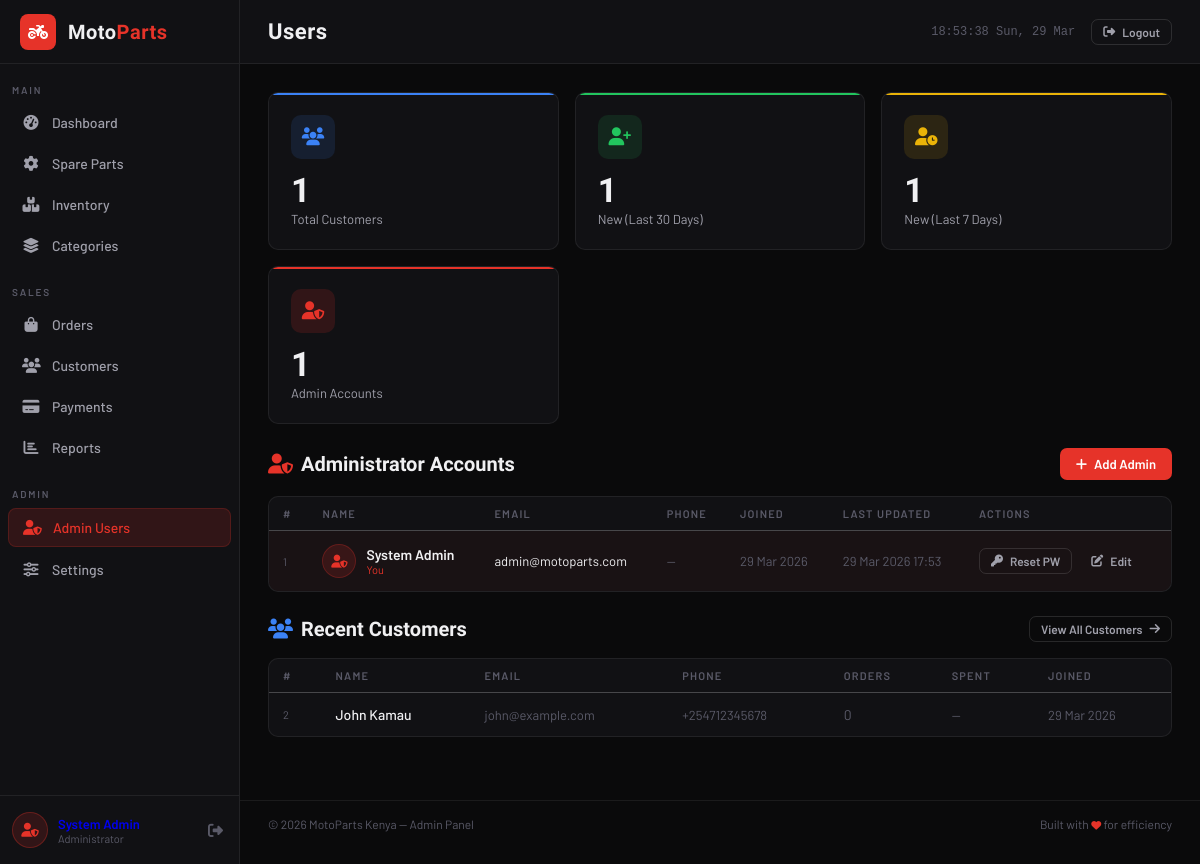
The page /admin/users.php (signed in) on the database its author committed.
### tables this page shows
CREATE TABLE IF NOT EXISTS users (
    user_id     INT          NOT NULL AUTO_INCREMENT,
    name        VARCHAR(100) NOT NULL,
    email       VARCHAR(150) NOT NULL,
    password    VARCHAR(255) NOT NULL,
    phone       VARCHAR(20)  DEFAULT NULL,
    address     TEXT         DEFAULT NULL,
    role        ENUM('admin','customer') NOT NULL DEFAULT 'customer',
    created_at  TIMESTAMP    NOT NULL DEFAULT CURRENT_TIMESTAMP,
    updated_at  TIMESTAMP    NOT NULL DEFAULT CURRENT_TIMESTAMP ON UPDATE CURRENT_TIMESTAMP,
    PRIMARY KEY (user_id),
    UNIQUE KEY uq_email (email)
);

### admin/includes/db.php (called while the page is built, shortened)
<?php
if (!function_exists('sanitize')) {
    function sanitize($data) {
        return htmlspecialchars(strip_tags(trim((string)$data)), ENT_QUOTES, 'UTF-8');
    }
}

### admin/users.php (the view, shortened to what this page needs)
<?php
require_once __DIR__ . '/includes/db.php';
$db = getDB();
$myId = (int)$_SESSION['admin_id'];
$admins = $db->query("
    SELECT u.*,
      (SELECT COUNT(*) FROM orders WHERE user_id=u.user_id) as order_count
    FROM users u
    WHERE u.role='admin'
    ORDER BY u.created_at ASC
");
$custStats = $db->query("
    SELECT COUNT(*) total,
      SUM(CASE WHEN created_at >= DATE_SUB(NOW(), INTERVAL 30 DAY) THEN 1 ELSE 0 END) new_30d,
      SUM(CASE WHEN created_at >= DATE_SUB(NOW(), INTERVAL 7 DAY) THEN 1 ELSE 0 END) new_7d
    FROM users WHERE role='customer'
")->fetch_assoc();
require_once __DIR__ . '/includes/header.php';
?>
<div class="stats-grid mb-6">
  <div class="stat-card blue">
    <div class="stat-icon blue"><i class="fas fa-users"></i></div>
    <div class="stat-value"><?= number_format($custStats['total']) ?></div>
    <div class="stat-label">Total Customers</div>
  </div>
  <div class="stat-card green">
    <div class="stat-icon green"><i class="fas fa-user-plus"></i></div>
    <div class="stat-value"><?= $custStats['new_30d'] ?></div>
    <div class="stat-label">New (Last 30 Days)</div>
  </div>
  <div class="stat-card yellow">
    <div class="stat-icon yellow"><i class="fas fa-user-clock"></i></div>
    <div class="stat-value"><?= $custStats['new_7d'] ?></div>
    <div class="stat-label">New (Last 7 Days)</div>
  </div>
  <div class="stat-card red">
    <div class="stat-icon red"><i class="fas fa-user-shield"></i></div>
    <div class="stat-value"><?= $admins->num_rows ?></div>
    <div class="stat-label">Admin Accounts</div>
  </div>
</div>
<div class="flex items-center justify-between mb-4">
  <h2 style="font-family:var(--font-head);font-size:20px;font-weight:700;">
    <i class="fas fa-user-shield" style="color:var(--red);margin-right:8px;"></i>Administrator Accounts
  </h2>
  <button class="btn btn-primary" onclick="openModal('addAdminModal')">
    <i class="fas fa-plus"></i> Add Admin
  </button>
</div>
<div class="card mb-6">
  <div class="table-wrap">
    <table>
      <thead>
        <tr>
          <th>#</th>
          <th>Name</th>
          <th>Email</th>
          <th>Phone</th>
          <th>Joined</th>
          <th>Last Updated</th>
          <th>Actions</th>
        </tr>
      </thead>
      <tbody>
        <?php $admins->data_seek(0); while ($adm = $admins->fetch_assoc()): ?>
        <tr <?= $adm['user_id']==$myId ? 'style="background:rgba(230,51,41,0.04);"' : '' ?>>
          <td class="text-muted text-xs"><?= $adm['user_id'] ?></td>
          <td>
            <div style="display:flex;align-items:center;gap:10px;">
              <div style="width:34px;height:34px;background:var(--red-glow);border:1px solid rgba(230,51,41,0.25);border-radius:50%;display:flex;align-items:center;justify-content:center;font-size:13px;color:var(--red);flex-shrink:0;">
                <i class="fas fa-user-shield"></i>
              </div>
              <div>
                <div style="font-weight:600;"><?= sanitize($adm['name']) ?></div>
                <?php if ($adm['user_id']==$myId): ?>
                <div class="text-xs" style="color:var(--red);">You</div>
                <?php endif; ?>
              </div>
            </div>
          </td>
          <td class="text-sm"><?= sanitize($adm['email']) ?></td>
          <td class="text-sm text-muted"><?= sanitize($adm['phone'] ?? '—') ?></td>
          <td class="text-sm text-muted"><?= date('d M Y', strtotime($adm['created_at'])) ?></td>
          <td class="text-sm text-muted"><?= date('d M Y H:i', strtotime($adm['updated_at'])) ?></td>
          <td>
            <div class="flex gap-2">
              <button class="btn btn-outline btn-sm" title="Reset Password"
                onclick="resetPw(<?= $adm['user_id'] ?>, '<?= sanitize($adm['name']) ?>')">
                <i class="fas fa-key"></i> Reset PW
              </button>
              <?php if ($adm['user_id'] != $myId): ?>
              <form method="POST" onsubmit="return confirm('Delete admin account for <?= sanitize($adm['name']) ?>? This cannot be undone.')">
                <input type="hidden" name="action" value="delete_admin">
                <input type="hidden" name="user_id" value="<?= $adm['user_id'] ?>">
                <button class="btn btn-danger btn-sm"><i class="fas fa-trash"></i></button>
              </form>
              <?php else: ?>
              <a href="profile.php" class="btn btn-ghost btn-sm"><i class="fas fa-edit"></i> Edit</a>
              <?php endif; ?>
            </div>
          </td>
        </tr>
        <?php endwhile; ?>
      </tbody>
    </table>
  </div>
</div>
<div class="flex items-center justify-between mb-4">
  <h2 style="font-family:var(--font-head);font-size:20px;font-weight:700;">
    <i class="fas fa-users" style="color:var(--blue);margin-right:8px;"></i>Recent Customers
  </h2>
  <a href="customers.php" class="btn btn-outline btn-sm">
    View All Customers <i class="fas fa-arrow-right"></i>
  </a>
</div>
<?php
$recentCusts = $db->query("
    SELECT u.*,
      (SELECT COUNT(*) FROM orders WHERE user_id=u.user_id) as order_count,
      (SELECT COALESCE(SUM(total_amount),0) FROM orders WHERE user_id=u.user_id) as total_spent
    FROM users u WHERE u.role='customer'
    ORDER BY u.created_at DESC LIMIT 10
");
?>
<div class="card">
  <div class="table-wrap">
    <table>
      <thead>
        <tr><th>#</th><th>Name</th><th>Email</th><th>Phone</th><th>Orders</th><th>Spent</th><th>Joined</th></tr>
      </thead>
      <tbody>
        <?php while ($cu = $recentCusts->fetch_assoc()): ?>
        <tr>
          <td class="text-xs text-muted"><?= $cu['user_id'] ?></td>
          <td style="font-weight:500;"><?= sanitize($cu['name']) ?></td>
          <td class="text-sm text-muted"><?= sanitize($cu['email']) ?></td>
          <td class="text-sm text-muted"><?= sanitize($cu['phone'] ?? '—') ?></td>
          <td><?= $cu['order_count'] ?: '<span class="text-muted">0</span>' ?></td>
          <td class="text-sm"><?= $cu['total_spent']>0 ? '<span style="color:var(--green);font-weight:600;">KSh '.number_format($cu['total_spent']).'</span>' : '<span class="text-muted">—</span>' ?></td>
          <td class="text-sm text-muted"><?= date('d M Y', strtotime($cu['created_at'])) ?></td>
        </tr>
        <?php endwhile; ?>
      </tbody>
    </table>
  </div>
</div>
<?php require_once __DIR__ . '/includes/footer.php'; ?>

### admin/includes/header.php (style rules this page uses)
*, *::before, *::after { box-sizing: border-box; margin: 0; padding: 0; }
:root { --red: #e63329; --red-dark: #b5261e; --red-glow: rgba(230,51,41,0.15); --bg: #0a0a0b; --surface: #111114; --surface-2: #18181d; --surface-3: #1e1e24; --border: rgba(255,255,255,0.07); --border-2: rgba(255,255,255,0.12); --text: #f0f0f2; --text-2: #a0a0ab; --muted: #5a5a68; --green: #22c55e; --yellow: #eab308; --blue: #3b82f6; --font-head: 'Barlow Condensed', sans-serif; --font-body: 'Barlow', sans-serif; --sidebar-w: 240px; --topbar-h: 64px; --radius: 10px; }
html, body { height: 100%; background: var(--bg); font-family: var(--font-body); color: var(--text); }
.card { background: var(--surface); border: 1px solid var(--border); border-radius: var(--radius); overflow: hidden; }
.stats-grid { display: grid; grid-template-columns: repeat(auto-fit, minmax(220px, 1fr)); gap: 16px; margin-bottom: 24px; }
.stat-card { background: var(--surface); border: 1px solid var(--border); border-radius: var(--radius); padding: 22px; position: relative; overflow: hidden; transition: border-color 0.2s; }
.stat-card::after { content: ''; position: absolute; top: 0; left: 0; right: 0; height: 2px; }
.stat-card.red::after { background: var(--red); }
.stat-card.green::after { background: var(--green); }
.stat-card.blue::after { background: var(--blue); }
.stat-card.yellow::after { background: var(--yellow); }
.stat-icon { width: 44px; height: 44px; border-radius: 10px; display: flex; align-items: center; justify-content: center; font-size: 18px; margin-bottom: 14px; }
.stat-icon.red { background: var(--red-glow); color: var(--red); }
.stat-icon.green { background: rgba(34,197,94,0.12); color: var(--green); }
.stat-icon.blue { background: rgba(59,130,246,0.12); color: var(--blue); }
.stat-icon.yellow { background: rgba(234,179,8,0.12); color: var(--yellow); }
.stat-value { font-family: var(--font-head); font-size: 34px; font-weight: 800; line-height: 1; margin-bottom: 4px; }
.stat-label { font-size: 13px; color: var(--text-2); }
.table-wrap { overflow-x: auto; }
table { width: 100%; border-collapse: collapse; font-size: 14px; }
thead tr { border-bottom: 1px solid var(--border-2); }
th { padding: 10px 14px; text-align: left; font-size: 11px; font-weight: 600; letter-spacing: 1.2px; text-transform: uppercase; color: var(--muted); white-space: nowrap; }
td { padding: 13px 14px; border-bottom: 1px solid var(--border); vertical-align: middle; }
tr:last-child td { border-bottom: none; }
.btn { display: inline-flex; align-items: center; gap: 7px; padding: 8px 16px; border-radius: 7px; font-family: var(--font-body); font-size: 13px; font-weight: 600; cursor: pointer; border: none; text-decoration: none; transition: all 0.18s; white-space: nowrap; }
.btn-primary { background: var(--red); color: #fff; }
.btn-outline { background: transparent; border: 1px solid var(--border-2); color: var(--text-2); }
.btn-ghost { background: transparent; color: var(--text-2); padding: 6px 10px; }
.btn-sm { padding: 5px 11px; font-size: 12px; }
.flex { display: flex; }
.items-center { align-items: center; }
.justify-between { justify-content: space-between; }
.gap-2 { gap: 8px; }
.mb-4 { margin-bottom: 16px; }
.mb-6 { margin-bottom: 24px; }
.text-muted { color: var(--muted); }
.text-sm { font-size: 13px; }
.text-xs { font-size: 11px; }

### rows shown on the page
users: user_id "1", name "System Admin", shows "You", email "admin@motoparts.com", phone "—", created_at "29 Mar 2026", updated_at "29 Mar 2026 17:53", shows "Edit"
users: user_id "2", name "John Kamau", email "john@example.com", phone "+254712345678", order_count "0", created_at "29 Mar 2026"

### other values the page prints
$sec "MAIN"
$label "Dashboard"
$label "Spare Parts"
$label "Inventory"
$label "Categories"
$sec "SALES"
$label "Orders"
$label "Customers"
$label "Payments"
$label "Reports"
$sec "ADMIN"
$label "Admin Users"
$label "Settings"
$currentPage "Users"
$custStats['total'] "1"
